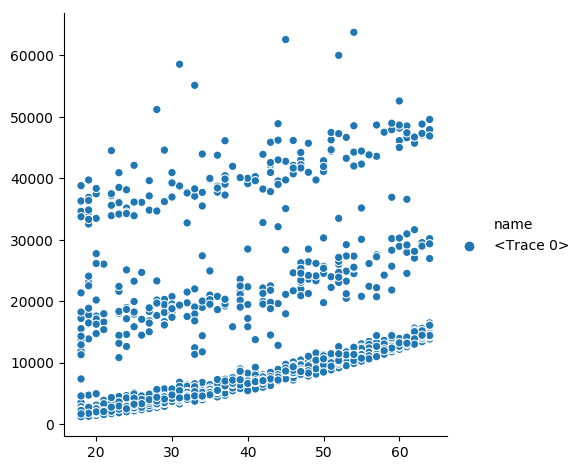

Generate this figure with Python:
import pathlib

from plotting_wand.plotter import plot, save_image, show

from examples.minimalist.data_processing import read_file, build_data


def main():
    # Read the file contents
    df = read_file()

    # Build the data
    data = build_data(df)

    # Plot the data
    g = plot(data=data, library='seaborn')

    # Get the image path
    image_path = build_image_path()

    # Save the plotting result as image
    save_image(g, image_path)

    # Show the graph
    show()


def build_image_path():
    # Set the relative path to the parent folder of this file
    image_path = './plot_scatter_seaborn.png'

    # Build the image path
    image_path = pathlib.Path(__file__).parent / pathlib.Path(image_path)

    # Return the image path
    return str(image_path)


if __name__ == '__main__':
    main()
